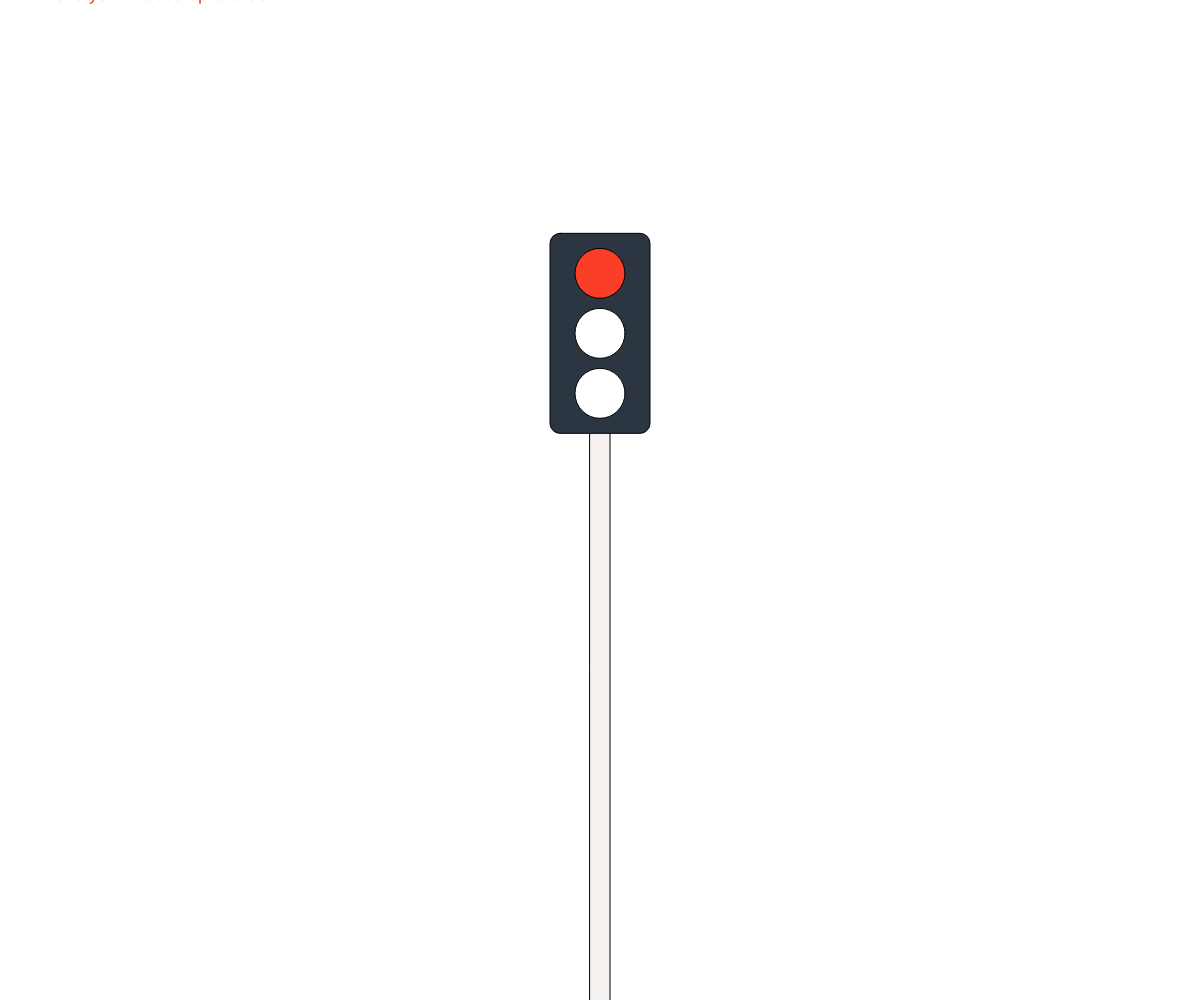
Frame 1 (no input)
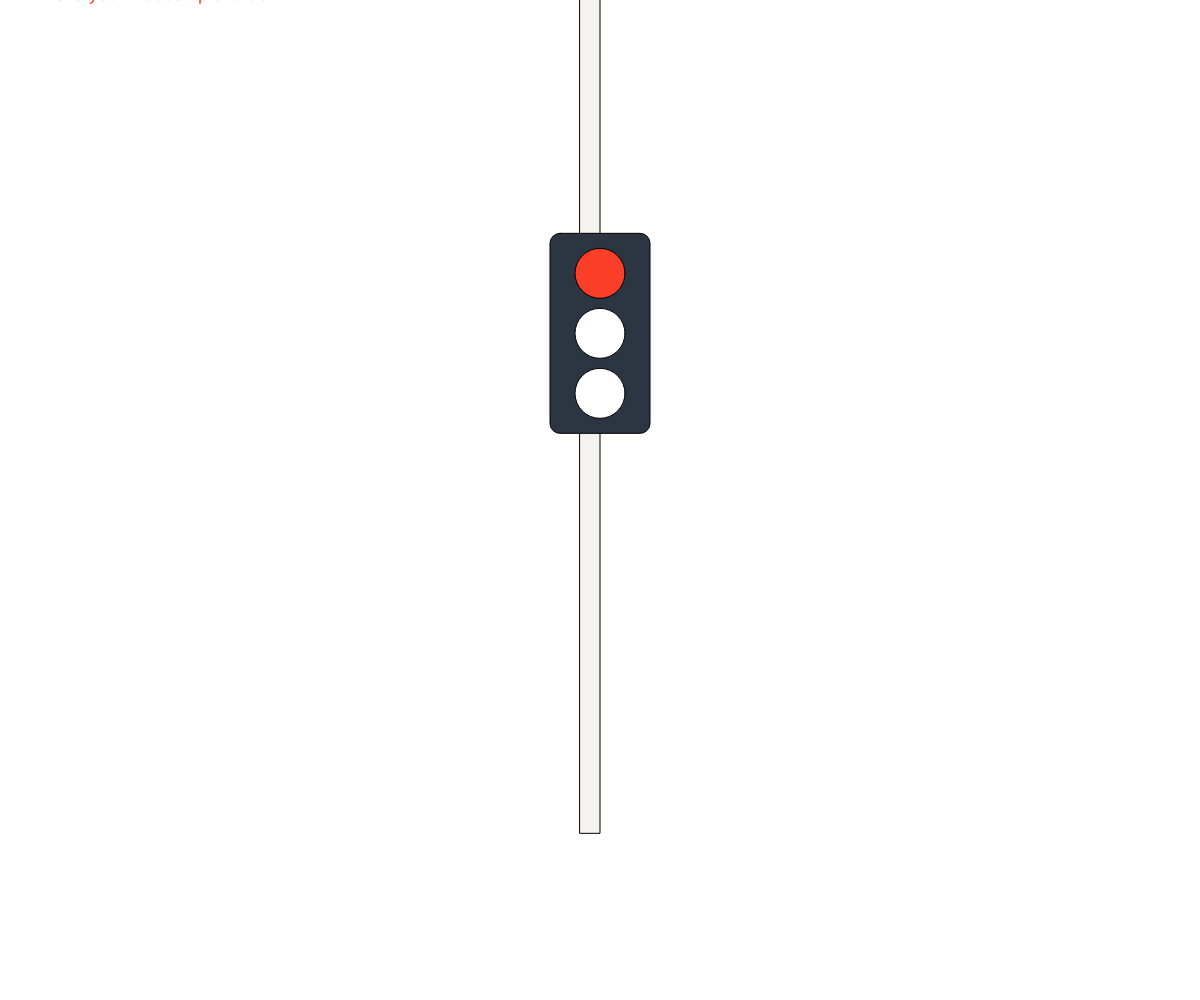
Frame 60 (no input)
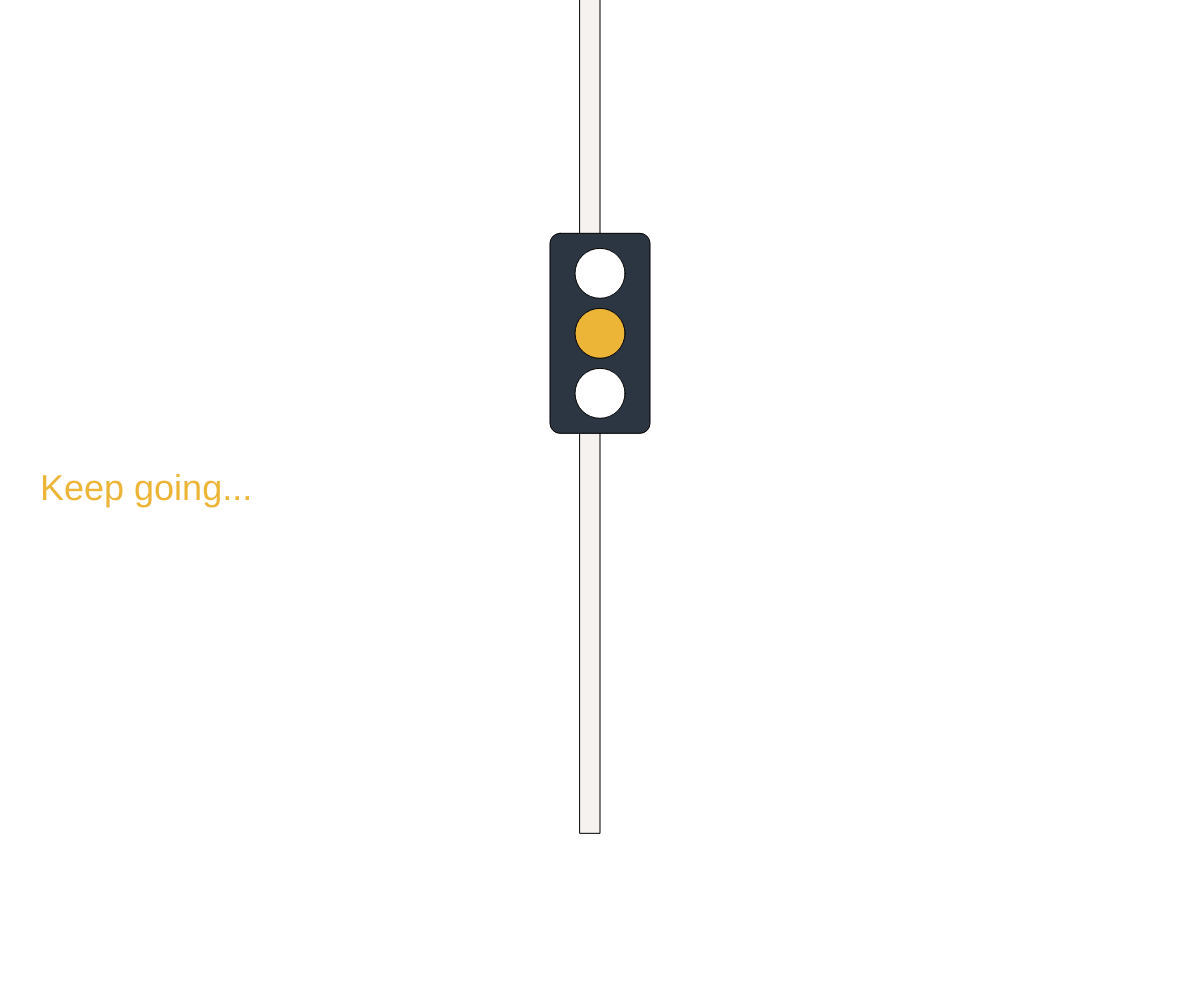
Frame 120 (the mouse pressed at the canvas centre since frame 60)

The p5.js sketch that drew these frames (run headless with seeded random() and noise() and a simulated clock; from frame 60 on, the mouse is pressed at the canvas centre):

// p5.js sketch
// ── sketch.js
var fillTop
var fillMiddle
var fillBottom

function setup() {
	createCanvas(windowWidth, windowHeight)
	fillTop = "white"
	fillMiddle = "white"
	fillBottom = "white"
}

function draw() {
background('white')
textSize(18)
fill('#2B3642')

	if (mouseY < windowHeight / 3) {
		fillTop = "#FA3E27"
		fillMiddle = "white"
		fillBottom = 'white'
		fill("#FA3E27")
		text("Move your mouse up and down",40,mouseY)
	} else if (mouseY < 2 * windowHeight / 3) {
		fillTop = "white"
		fillMiddle = "#EDB538"
		fillBottom = "white"
		textSize(36)
		fill("#EDB538")
		text("Keep going...",40,mouseY)
	} else if (mouseY < windowHeight) {
		fillTop = "white"
		fillMiddle = "white"
		fillBottom = "#25FD27"
		textSize(72)
		fill("#25FD27")
		text("Go!",40,mouseY)
	}

	fill('#F5F2F0')
	rect(windowWidth/2-10,windowHeight/3,20,windowHeight)
	rectMode(CENTER)
	fill('#2B3642')

	rect(windowWidth / 2, windowHeight / 3, 100, 200, 10, 10, 10, 10)
		// Top Light
	fill(fillTop)
	ellipse(windowWidth / 2, windowHeight / 3 - 60, 50, 50)
		// Middle Light
	fill(fillMiddle)
	ellipse(windowWidth / 2, windowHeight / 3, 50, 50)
		// Bottom Light
	fill(fillBottom)
	ellipse(windowWidth / 2, windowHeight / 3 + 60, 50, 50)
}
